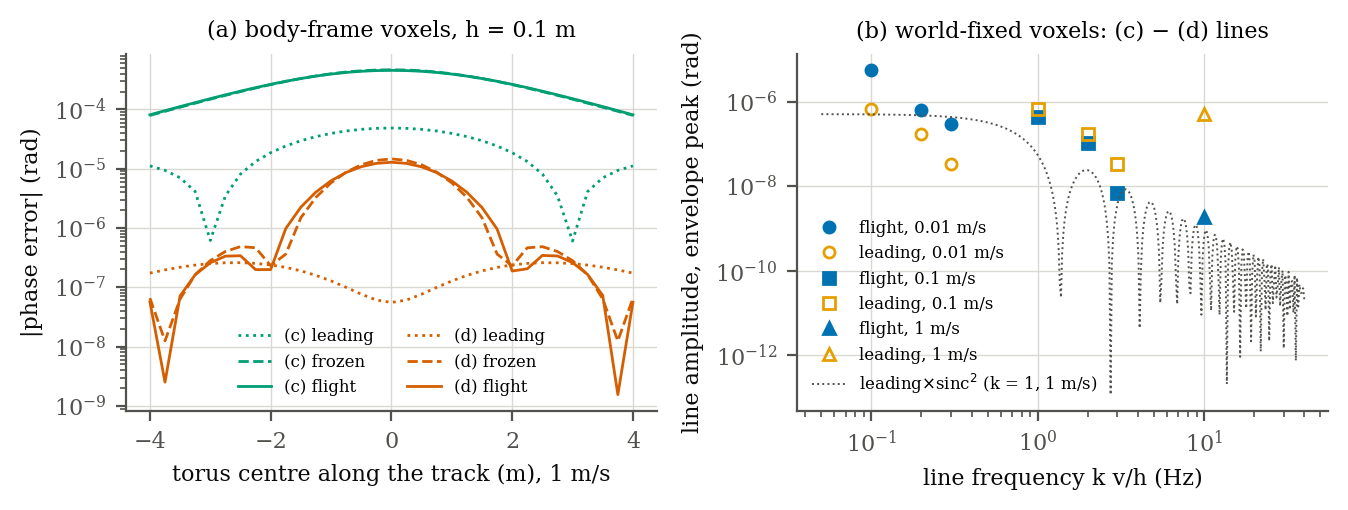

Recreate this plot in Python.
"""The paper's moving torus (Fig. 12, §5 "Orientation and motion") with the real phase (C6, C7).

    python torus.py body            # torus-body.json: body-frame voxels, (c) and (d) errors over the pass
    python torus.py world           # torus-world.json: world-fixed voxels, the lines at k/h
    python torus.py plot            # torus.pdf/.png

Geometry as the paper's (`exact-skin-and-partial-fill/shapes/regimes.py translation`): the torus
(R 1 m, r 0.4 m, 4096 triangles, axis vertical, centre level with the lower launch point) passes the
tower along x with its centre at y = 2.9 m (1.5 m closest approach of the surface), pitch h = 0.1 m,
lattice origin h·GENERIC. Techniques: (c) each boundary cell's exact fill as a point at the piece's
centroid; (d) (c) plus the piece's second moment; error = technique − exact clipped pieces (interior
cubes cancel). Phase reads as in flight.py: flight (moving), frozen (at the π pulse), leading (paper).

World-fixed voxels: the lattice phase δ = x mod h of the body sweeps through a cell every h/v
seconds. The error field is sampled at 16 phases (as the paper did) and trigonometrically
interpolated in δ, E(q, δ) = Σ_k A_k(q) e^{2πikδ/h}; harmonic k is a line at f = k v/h. Its flight
read is integrated with e^{2πik x(τ)/h} inside the flight (Gauss order 10, panels ≤ 0.01 s). For the
lines only the (c) − (d) part is computed (the cells' quadrupoles, cheap); the paper's (d) line is
1/36 of its (c) line, so this is (c)'s line to about 3 %.
"""

from __future__ import annotations

import json
import sys
import time
from dataclasses import replace
from pathlib import Path

import matplotlib.pyplot as plt
import numpy as np

import flight as F
import style as S

HERE = Path(__file__).resolve().parent
sys.path.insert(0, str(HERE.parent / "exact-skin-and-partial-fill" / "shapes"))
import shapes_lib as L  # noqa: E402

H = 0.1
Y0 = 2.9
PHASES = 16
TOWER = np.zeros(3)
XS_BODY = np.round(np.arange(-4.0, 4.0 + 1e-9, 0.25), 10)
# (speed m/s, harmonics, track positions of the π pulse m): the 1 m/s case needs panels of 0.01 s
# to follow the 10 Hz line inside the flight, so it is read at k = 1 near closest approach only.
WORLD_CASES = ((0.01, (1, 2, 3), np.round(np.arange(-3.0, 3.0 + 1e-9, 0.5), 10)),
               (0.1, (1, 2, 3), np.round(np.arange(-3.0, 3.0 + 1e-9, 0.5), 10)),
               (1.0, (1,), np.array([-1.0, -0.5, 0.0, 0.5, 1.0])))
HARMONICS = (1, 2, 3)


def _u_points(mass: np.ndarray, pos: np.ndarray, q: np.ndarray) -> np.ndarray:
    """Σ m/|q − c|, kg/m per unit ρ (U > 0)."""
    out = np.zeros(len(q))
    step = max(1, 2_000_000 // max(len(q), 1))
    for s in range(0, len(mass), step):
        r = np.linalg.norm(q[:, None, :] - pos[None, s:s + step], axis = 2)
        out += (mass[None, s:s + step] / r).sum(axis = 1)
    return out


def _u_quadrupole(second: np.ndarray, pos: np.ndarray, q: np.ndarray) -> np.ndarray:
    """Σ ½(3 rᵀIr − r² tr I)/r⁵ (the potential whose gradient is shapes_lib.g_quadrupole)."""
    out = np.zeros(len(q))
    step = max(1, 1_000_000 // max(len(q), 1))
    for s in range(0, len(pos), step):
        big_i = second[s:s + step]
        r = q[:, None, :] - pos[None, s:s + step]
        r2 = np.einsum("pci,pci->pc", r, r)
        rir = np.einsum("pci,cij,pcj->pc", r, big_i, r)
        tr = np.trace(big_i, axis1 = 1, axis2 = 2)
        out += (0.5 * (3 * rir - r2 * tr[None, :]) / r2**2.5).sum(axis = 1)
    return out


def _u_mesh(tris: np.ndarray, q: np.ndarray) -> np.ndarray:
    u, _ = L.sb.polyhedron_field(tris, np.ones((len(tris), 1)), q, chunk = max(8, 300_000 // len(q)), stable = True)
    return u[0]


# ======================================= BODY FRAME =======================================


def body(speed: float = 1.0) -> None:
    t0 = time.perf_counter()
    mesh = L.torus_mesh()
    vox = L.voxelise(mesh, H, origin = H * L.GENERIC - np.array([0.0, Y0, 0.0]))
    mass = vox.frac * H**3
    path = F.straight(np.array([0.0, Y0, 0.0]), np.array([speed, 0.0, 0.0]))  # centre at x = v t
    ins = replace(F.AION10, order = 6, panel = 0.1)

    # Each read is linear in the source, so each part is read once and the techniques are sums:
    # (c) = points − pieces, (d) = (c) + quadrupoles.
    parts = {
        "mesh": (lambda q: _u_mesh(mesh.tris, q), lambda q: L.g_mesh(mesh.tris, q)[:, 2]),
        "pieces": (lambda q: _u_mesh(vox.piece_tris, q), lambda q: L.g_mesh(vox.piece_tris, q)[:, 2]),
        "points": (lambda q: _u_points(mass, vox.centroid, q), lambda q: L.g_points(mass, vox.centroid, q)[:, 2]),
        "quad": (lambda q: _u_quadrupole(vox.second, vox.centroid, q),
                 lambda q: L.g_quadrupole(vox.second, vox.centroid, q)[:, 2]),
    }
    times = XS_BODY / speed
    res: dict[str, object] = {"x": XS_BODY.tolist(), "speed": speed, "h": H, "cells": len(mass),
                              "piece_triangles": len(vox.piece_tris)}
    reads: dict[str, dict[str, np.ndarray]] = {}
    for name, (u, g) in parts.items():
        def pot(pts: np.ndarray, ts: np.ndarray, u=u) -> np.ndarray:
            return -L.RHO * u(pts - path(ts))

        def fld(pts: np.ndarray, ts: np.ndarray, g=g) -> np.ndarray:
            return L.RHO * g(pts - path(ts))
        reads[name] = {
            "flight": np.array([F.flight_phase(pot, ins, TOWER, t - ins.half) for t in times]),
            "frozen": np.array([F.frozen_phase(pot, ins, TOWER, t - ins.half) for t in times]),
            "leading": np.array([F.leading_phase(fld, ins, TOWER, t) for t in times]),
        }
        print(f"{name} read ({time.perf_counter() - t0:.0f} s)", flush = True)
    for kind, combo in (("signal", {"mesh": 1}), ("c", {"points": 1, "pieces": -1}),
                        ("d", {"points": 1, "pieces": -1, "quad": 1})):
        res[kind] = {r: sum(s * reads[p][r] for p, s in combo.items()).tolist() for r in ("flight", "frozen", "leading")}
        print(f"{kind}: max |flight| {np.abs(res[kind]['flight']).max():.3e}, |frozen| "
              f"{np.abs(res[kind]['frozen']).max():.3e}, |leading| {np.abs(res[kind]['leading']).max():.3e}")
    (HERE / "torus-body.json").write_text(json.dumps(res))


# ======================================= WORLD FRAME =======================================


def world() -> None:
    t0 = time.perf_counter()
    mesh = L.torus_mesh()
    o_world = H * L.GENERIC
    voxes = []
    for p in range(PHASES):
        delta = p * H / PHASES
        v = L.voxelise(mesh, H, origin = o_world - np.array([delta, Y0, 0.0]))
        voxes.append((v.second, v.centroid))
    print(f"16 voxelisations in {time.perf_counter() - t0:.0f} s", flush = True)

    def a_k(q: np.ndarray) -> np.ndarray:
        """A_k(q) for k = 0..15 (FFT over the 16 phases) of the (d) − (c) potential, per unit ρ."""
        e = np.stack([_u_quadrupole(sec, cen, q) for sec, cen in voxes])  # [16, N]
        return np.fft.fft(e, axis = 0) / PHASES

    def g_k(q: np.ndarray) -> np.ndarray:
        e = np.stack([L.g_quadrupole(sec, cen, q)[:, 2] for sec, cen in voxes])
        return np.fft.fft(e, axis = 0) / PHASES

    res: dict[str, object] = {"h": H, "phases": PHASES, "speeds": {}}
    coarse = replace(F.AION10, order = 6, panel = 0.1)
    tau_c, w_c, zl_c, zu_c = F.nodes(coarse)
    n_c = len(tau_c)
    heights_c = np.concatenate([zu_c, zl_c, coarse.separation + zu_c, coarse.separation + zl_c])
    for speed, harmonics, xs in WORLD_CASES:
        ins = replace(F.AION10, order = 10, panel = min(0.1, 0.1 * H / speed / max(harmonics)))
        tau, w, z_lo, z_up = F.nodes(ins)
        n = len(tau)
        flight = {k: [] for k in harmonics}
        lead = {k: [] for k in harmonics}
        frozen = {k: [] for k in harmonics}
        for x_mid in xs:
            t_mid = x_mid / speed
            launch = t_mid - ins.half
            x_nodes = speed * (launch + tau)
            heights = np.concatenate([z_up, z_lo, ins.separation + z_up, ins.separation + z_lo])
            body = np.stack([np.tile(x_nodes, 4), np.full(4 * n, Y0), np.zeros(4 * n)], axis = 1)
            q = TOWER[None, :] + np.stack([np.zeros(4 * n), np.zeros(4 * n), heights], axis = 1) - body
            a = a_k(q).reshape(PHASES, 4, n)
            diff = (a[:, 0] - a[:, 1]) - (a[:, 2] - a[:, 3])  # [16, n]
            # frozen: body at x_mid for every node (a static source: the engine's coarse rule suffices)
            body_f = np.array([x_mid, Y0, 0.0])
            q_f = np.stack([np.zeros(4 * n_c), np.zeros(4 * n_c), heights_c], axis = 1) - body_f
            a_f = a_k(q_f).reshape(PHASES, 4, n_c)
            diff_f = (a_f[:, 0] - a_f[:, 1]) - (a_f[:, 2] - a_f[:, 3])
            pts_lead = np.array([[0.0, 0.0, 0.0], [0.0, 0.0, ins.separation]]) - body_f
            gk = g_k(pts_lead)
            for k in harmonics:
                theta = 2 * np.pi * k * x_nodes / H
                # V/G = −ρU, ×2 for the ±k pair, as the amplitude of a real line.
                flight[k].append(float(2 * abs(ins.scale * np.sum(w * diff[k] * np.exp(1j * theta)) * L.RHO)))
                frozen[k].append(float(2 * abs(ins.scale * np.sum(w_c * diff_f[k]) * L.RHO)))
                lead[k].append(float(2 * abs(ins.k_eff * ins.half**2 * F.BIG_G * L.RHO * (gk[k, 1] - gk[k, 0]))))
            print(f"v={speed} x={x_mid:+.2f}: k=1 flight {flight[1][-1]:.2e} frozen {frozen[1][-1]:.2e} "
                  f"leading {lead[1][-1]:.2e} ({time.perf_counter() - t0:.0f} s)", flush = True)
        res["speeds"][f"{speed:g}"] = {"x": xs.tolist(), "nodes": n,
                                       "flight": {str(k): v for k, v in flight.items()},
                                       "frozen": {str(k): v for k, v in frozen.items()},
                                       "leading": {str(k): v for k, v in lead.items()}}
    (HERE / "torus-world.json").write_text(json.dumps(res))


# ======================================= PLOT =======================================


def plot() -> None:
    S.apply()
    fig, (a, b) = plt.subplots(1, 2, figsize = (6.8, 2.6))
    if (HERE / "torus-body.json").exists():
        r = json.loads((HERE / "torus-body.json").read_text(encoding = "utf-8"))
        x = np.array(r["x"])
        for kind, colour in (("c", S.GREEN), ("d", S.VERMILION)):
            for read, ls in (("leading", ":"), ("frozen", "--"), ("flight", "-")):
                a.semilogy(x, np.maximum(np.abs(r[kind][read]), 1e-14), color = colour, ls = ls, lw = 1.0,
                           label = f"({kind}) {read}")
        a.set_xlabel("torus centre along the track (m), 1 m/s")
        a.set_ylabel("|phase error| (rad)")
        a.set_title("(a) body-frame voxels, h = 0.1 m", fontsize = 8)
        a.legend(fontsize = 6, ncol = 2)
    if (HERE / "torus-world.json").exists():
        w = json.loads((HERE / "torus-world.json").read_text(encoding = "utf-8"))
        for j, (speed, r) in enumerate(w["speeds"].items()):
            for k in [int(x) for x in r["flight"]]:
                f = k * float(speed) / H
                fl, le = max(r["flight"][str(k)]), max(r["leading"][str(k)])
                b.loglog([f], [fl], marker = S.MARKERS[j], color = S.BLUE, ls = "none",
                         label = f"flight, {speed} m/s" if k == 1 else None)
                b.loglog([f], [le], marker = S.MARKERS[j], color = S.ORANGE, ls = "none", mfc = "none",
                         label = f"leading, {speed} m/s" if k == 1 else None)
        ff = np.geomspace(0.05, 40, 400)
        lead1 = max(w["speeds"]["1"]["leading"]["1"])
        b.loglog(ff, lead1 * np.sinc(ff * 0.73) ** 2, color = S.INK2, lw = 0.7, ls = ":",
                 label = r"leading$\times$sinc$^2$ (k = 1, 1 m/s)")
        b.set_xlabel("line frequency k v/h (Hz)")
        b.set_ylabel("line amplitude, envelope peak (rad)")
        b.set_title("(b) world-fixed voxels: (c) − (d) lines", fontsize = 8)
        b.legend(fontsize = 6)
    fig.tight_layout()
    fig.savefig(HERE / "torus.pdf")
    fig.savefig(HERE / "torus.png", dpi = 200)


if __name__ == "__main__":
    {"body": body, "world": world, "plot": plot}[sys.argv[1]]()
